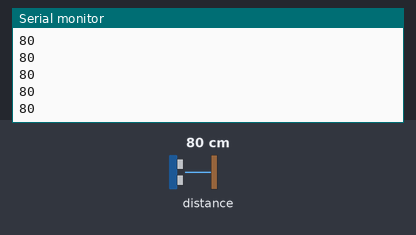
The sketch below on a simulated Arduino Uno, built with avr-gcc and run on an emulated ATmega328P. Shown: the last lines printed to the serial monitor. The inputs (shaded band) are chosen by the test bench; at power-on: distance to the obstacle 80 cm.

Above: at 1.2 s.
1.3 s: distance to the obstacle set to 2 cm
At 1.8 s:
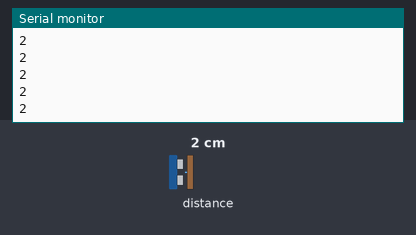
2.8 s: distance to the obstacle set to 4 cm
At 3.3 s:
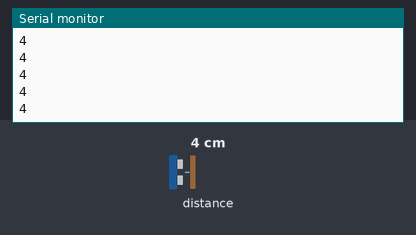
Timing chart, 0 to 5.8 s (numbered marks = the images above; inputs shaded):
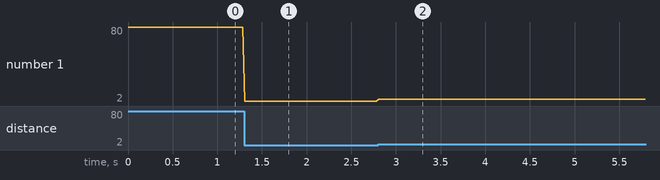

Measured:
- after the input at 1.3 s, the serial monitor: prints a new line at once (image 1)
- after the input at 2.8 s, the serial monitor: prints a new line at once (image 2)
- plotted number 1: 80 → 2 after the input at 1.3 s, 2 → 4 after the input at 2.8 s

The sketch:

esempioUltrasonic1.ino
```cpp
/*
  Example taken from Seeestudio Wiki
  adapted to work with Arduino Grove Carrier (on MKR1010)

  https://www.arduino.cc/en/Guide/MKRConnectorCarrier
  by Davide Gomba
*/

#include "Ultrasonic.h"

Ultrasonic ultrasonic(0);
void setup()
{
    Serial.begin(9600);
}
void loop()
{
    long RangeInInches;
    long RangeInCentimeters;

   /* Serial.println("The distance to obstacles in front is: ");
    RangeInInches = ultrasonic.MeasureInInches();
    Serial.print(RangeInInches);//0~157 inches
    Serial.println(" inch");
    delay(250);
 */
    RangeInCentimeters = ultrasonic.MeasureInCentimeters(); // two measurements should keep an interval
    Serial.println(RangeInCentimeters);//0~400cm
  //  Serial.println(" cm");
    delay(25);
}
```
